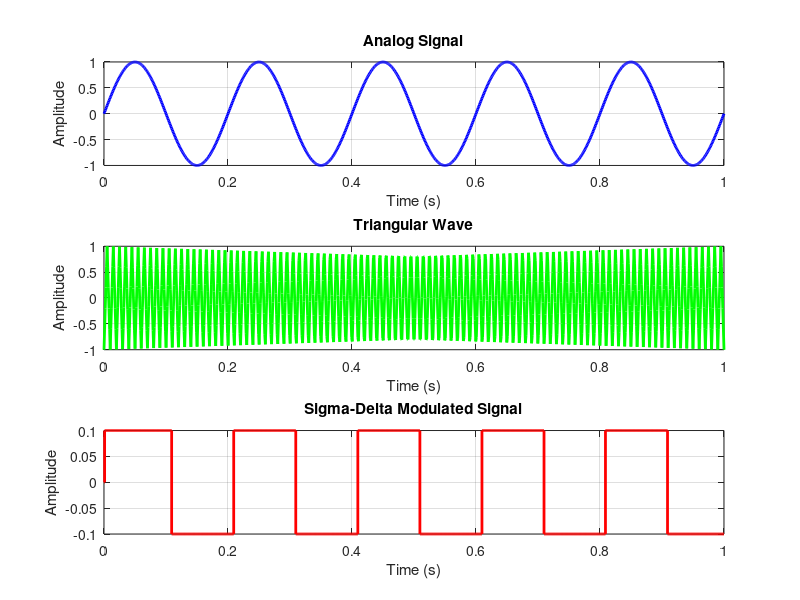

Recreate this plot in MATLAB. (Note: this script raises an error after producing the figure.)
% Sigma-Delta Modulation Example in Octave

% Define the continuous analog signal
t = linspace(0, 1, 1000);  % Time vector from 0 to 1 second
analog_signal = sin(2 * pi * 5 * t);  % A sinusoidal signal as an example

% Sampling parameters
fs = 1000;  % High sampling frequency for sigma-delta modulation
Ts = 1/fs; % Sampling period

% Sigma-delta modulation parameters
delta = 0.1;  % Quantization step

% Create a high-frequency triangular wave
triangular_wave = sawtooth(2 * pi * 100 * t, 0.5);

% Sigma-delta modulation encoding
n = length(t);
digital_signal = zeros(1, n);
error_integral = 0;

for i = 2:n
    % Compare the input signal to the triangular wave
    error = analog_signal(i) - delta * error_integral;
    
    % Update the error integral
    error_integral = error_integral + error;
    
    % Output a 1 or -1 based on the sign of the error
    if error_integral >= 0
        digital_signal(i) = delta;
    else
        digital_signal(i) = -delta;
    end
end

% Plot the results
figure;

subplot(3,1,1);
plot(t, analog_signal, 'b', 'LineWidth', 2);
title('Analog Signal');
xlabel('Time (s)');
ylabel('Amplitude');
grid on;

subplot(3,1,2);
plot(t, triangular_wave, 'g', 'LineWidth', 2);
title('Triangular Wave');
xlabel('Time (s)');
ylabel('Amplitude');
grid on;

subplot(3,1,3);
stairs(t, digital_signal, 'r', 'LineWidth', 2);
title('Sigma-Delta Modulated Signal');
xlabel('Time (s)');
ylabel('Amplitude');
grid on;

linkaxes;

% Display the encoded signal
disp('Encoded Digital Signal (Sigma-Delta Modulation):');
disp(digital_signal);
